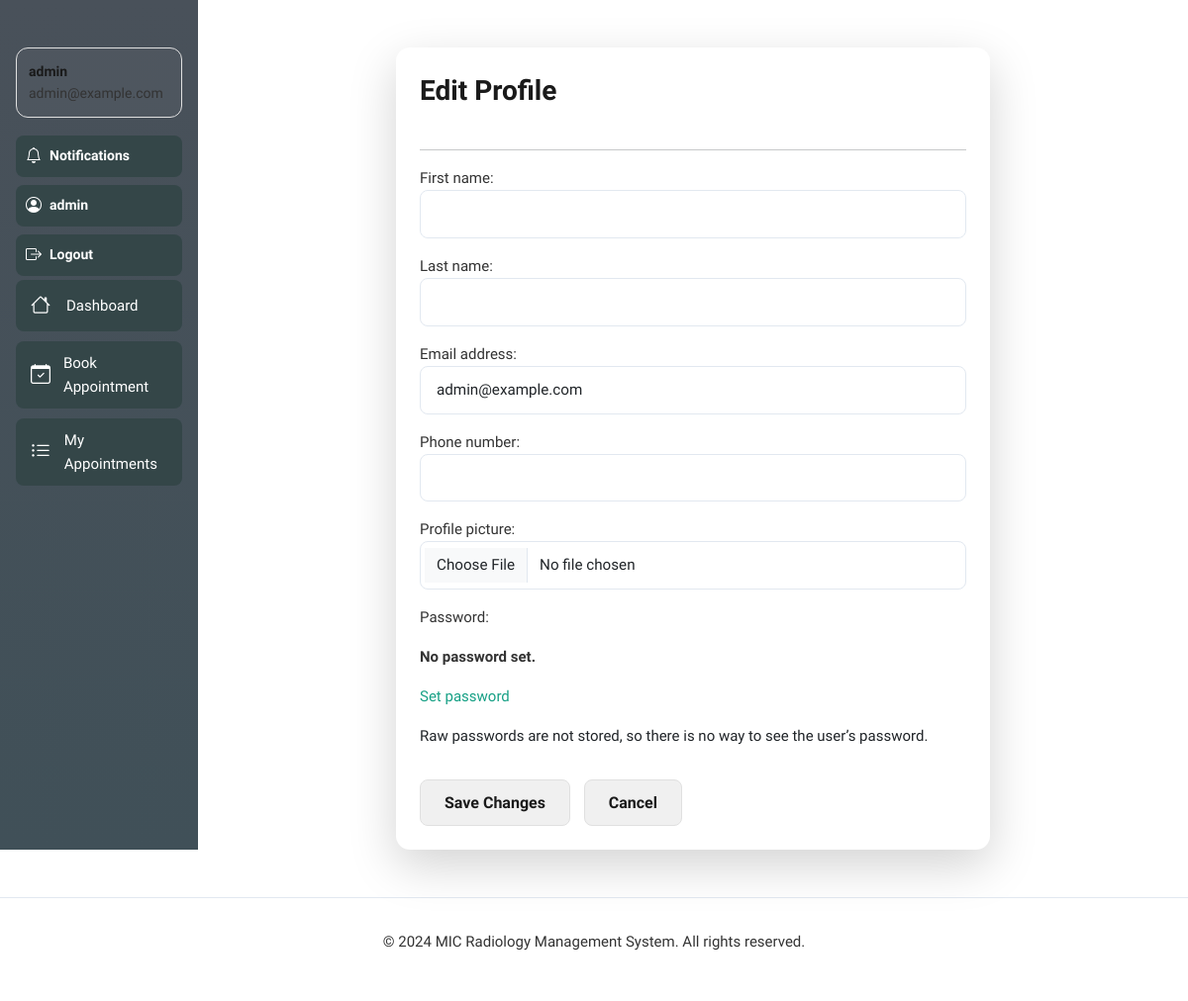
The app's page /edit-profile/ (signed in) with its own data.
### apps/users/models.py (models this page shows, shortened)
class CustomUser(AbstractUser):
    USER_ROLES = [
        ('patient', 'Patient'),
        ('staff', 'Radiology Staff'),
        ('receptionist', 'Receptionist'),
        ('doctor', 'Referral Doctor'),
    ]
    id = models.UUIDField(primary_key=True, default=uuid.uuid4, editable=False)
    role = models.CharField(max_length=20, choices=USER_ROLES, default='patient')
    phone_number = models.CharField(max_length=15, blank=True, null=True)
    date_of_birth = models.DateField(blank=True, null=True)
    gender = models.CharField(max_length=10, choices=[('M', 'Male'), ('F', 'Female'), ('O', 'Other')], blank=True)
    address = models.TextField(blank=True)
    city = models.CharField(max_length=100, blank=True)
    postal_code = models.CharField(max_length=10, blank=True)
    profile_picture = models.ImageField(upload_to='profile_pictures/', blank=True, null=True)
    license_number = models.CharField(max_length=50, blank=True, null=True, unique=True)
    specialization = models.CharField(max_length=100, blank=True)
    hospital_affiliation = models.CharField(max_length=200, blank=True)
    medical_aid_number = models.CharField(max_length=50, blank=True, null=True)
    medical_aid_name = models.CharField(max_length=100, blank=True)
    is_verified = models.BooleanField(default=False)
    created_at = models.DateTimeField(auto_now_add=True)
    updated_at = models.DateTimeField(auto_now=True)
    class Meta:
        ordering = ['-created_at']
        verbose_name = 'User'
        verbose_name_plural = 'Users'
    def is_patient(self):
        return self.role == 'patient'

### apps/users/views.py (the view)
# urls.py: path('edit-profile/', views.edit_profile, name='edit_profile'),
@login_required(login_url='login')
@require_http_methods(["GET", "POST"])
def edit_profile(request):
    if request.method == 'POST':
        form = CustomUserChangeForm(request.POST, request.FILES, instance=request.user)
        if form.is_valid():
            form.save()
            messages.success(request, 'Profile updated successfully!')
            return redirect('profile')
    else:
        form = CustomUserChangeForm(instance=request.user)
    return render(request, 'users/edit_profile.html', {'form': form})

### apps/users/forms.py
class CustomUserChangeForm(UserChangeForm):
    class Meta:
        model = CustomUser
        fields = ('first_name', 'last_name', 'email', 'phone_number', 'profile_picture')
        widgets = {
            'first_name': forms.TextInput(attrs={'class': 'form-control'}),
            'last_name': forms.TextInput(attrs={'class': 'form-control'}),
            'email': forms.EmailInput(attrs={'class': 'form-control'}),
            'phone_number': forms.TextInput(attrs={'class': 'form-control'}),
            'profile_picture': forms.FileInput(attrs={'class': 'form-control'}),
        }

### templates/users/edit_profile.html (shortened to what this page needs)
{% extends 'base.html' %}
{% block content %}
<div class="container mt-5">
    <div class="card shadow-lg p-4" style="max-width: 600px; margin: auto;">
        <h2 class="mb-4" style="color: #1a1a1a; font-weight: 800;">Edit Profile</h2>
        <hr>
        <form method="post" enctype="multipart/form-data">
            {{ form.as_p }}
            <button type="submit" class="btn btn-primary mt-3" style="background: #f0f0f0; color: #1a1a1a; border: 1px solid #e0e0e0; font-weight: 700;">Save Changes</button>
            <a href="{% url 'profile' %}" class="btn btn-secondary mt-3" style="margin-left: 10px; background: #f0f0f0; color: #1a1a1a; border: 1px solid #e0e0e0;">Cancel</a>
        </form>
    </div>
</div>
{% endblock %}

### templates/base.html (shortened to what this page needs)
<!DOCTYPE html>
<html lang="en">
<head>
    {% load static %}
    <link href="https://cdn.jsdelivr.net/npm/bootstrap@5.3.0/dist/css/bootstrap.min.css" rel="stylesheet">
    <link rel="stylesheet" href="https://cdn.jsdelivr.net/npm/bootstrap-icons@1.11.0/font/bootstrap-icons.css">
    <link rel="stylesheet" href="{% static 'css/theme.css' %}">
    <link rel="stylesheet" href="{% static 'css/dashboard_theme.css' %}">
</head>
<body class="{% block body_class %}{% endblock %}">
    {% if user.is_authenticated %}
    <div class="container-fluid">
        <div class="row">
            <nav class="col-md-2 sidebar">
                <div class="sidebar-sticky p-3">
                    <div class="profile-card">
                        <div>
                            <div class="name">{{ user.get_full_name|default:user.username }}</div>
                            <div class="role">{{ user.get_short_name|default:user.email }}</div>
                        </div>
                    </div>
                    <div class="sidebar-controls mt-3">
                        {% if user.is_authenticated %}
                            <a href="{% url 'notification_list' %}" class="btn btn-icon" title="Notifications">
                                <span class="notif-wrapper">
                                    <i id="notif-bell" class="bi bi-bell"></i>
                                </span>
                                <span class="label">Notifications</span>
                            </a>
                            <a href="{% url 'profile' %}" class="btn btn-icon" title="Profile">
                                <i class="bi bi-person-circle"></i>
                                <span class="label">{{ user.first_name|default:user.username }}</span>
                            </a>
                            <a href="{% url 'logout' %}" class="btn btn-icon" title="Logout">
                                <i class="bi bi-box-arrow-right"></i>
                                <span class="label">Logout</span>
                            </a>
                        {% endif %}
                    </div>
                    {% if user.is_patient %}
                        <ul class="nav flex-column">
                            <li class="nav-item">
                                <a class="nav-link" href="{% url 'patient_dashboard' %}">
                                    <i class="bi bi-house"></i> Dashboard
                                </a>
                            </li>
                            <li class="nav-item">
                                <a class="nav-link" href="{% url 'book_appointment' %}">
                                    <i class="bi bi-calendar-check"></i> Book Appointment
                                </a>
                            </li>
                            <li class="nav-item">
                                <a class="nav-link" href="{% url 'appointment_list' %}">
                                    <i class="bi bi-list-ul"></i> My Appointments
                                </a>
                            </li>
                        </ul>
                    {% endif %}
                </div>
            </nav>
            <main class="col-md-10 ms-sm-auto px-md-4">
                {% block content %}{% endblock %}
            </main>
        </div>
    </div>
    {% endif %}
    <footer class="footer">
        <p>&copy; 2024 MIC Radiology Management System. All rights reserved.</p>
    </footer>
</body>
</html>

### static/css/dashboard_theme.css (style rules this page uses)
:root { --primary-500:#667eea; --primary-700:#4b6bd6; --accent-1:#764ba2; --muted:#9aa3af; --bg:#f1f4f8; --panel:#ffffff; }
.sidebar { background: linear-gradient(180deg, #49515a 0%, #405058 100%); min-height: 100vh; color: #e8eef3; border-right: none; }
.sidebar .sidebar-sticky { position: sticky; top: 20px; }
.sidebar .nav-link { color: rgba(255,255,255,0.9); padding: 10px 12px; border-radius: 8px; margin-bottom:6px; }
.sidebar .profile-card { display:flex; gap:10px; align-items:center; padding:12px; border-radius:12px; background: rgba(255,255,255,0.03); margin-bottom:18px; }
.profile-card .name { font-weight:600;color:#fff }
.profile-card .role { font-size:12px;color:rgba(255,255,255,0.7) }
.container-fluid .card { border: none; border-radius: 14px; background: var(--panel); box-shadow: 0 8px 20px rgba(37,51,64,0.08); }
.sidebar-controls { display:flex; flex-direction:column; gap:8px; }
.sidebar-controls .btn-icon { display:inline-flex; align-items:center; gap:8px; padding:8px 12px; height:42px; border-radius:10px; background: rgba(255,255,255,0.04); color: #fff; border: none; text-decoration: none; }
.sidebar-controls .btn-icon .label { font-size:14px; color: #fff; white-space: nowrap; }

### templates/base.html (style rules this page uses)
body { font-family: 'Google Sans', sans-serif; }
.notif-wrapper { position: relative; display: inline-block; }

### records on screen
CustomUser: get_full_name "admin", get_short_name "admin@example.com", first_name "admin", email "admin@example.com"
